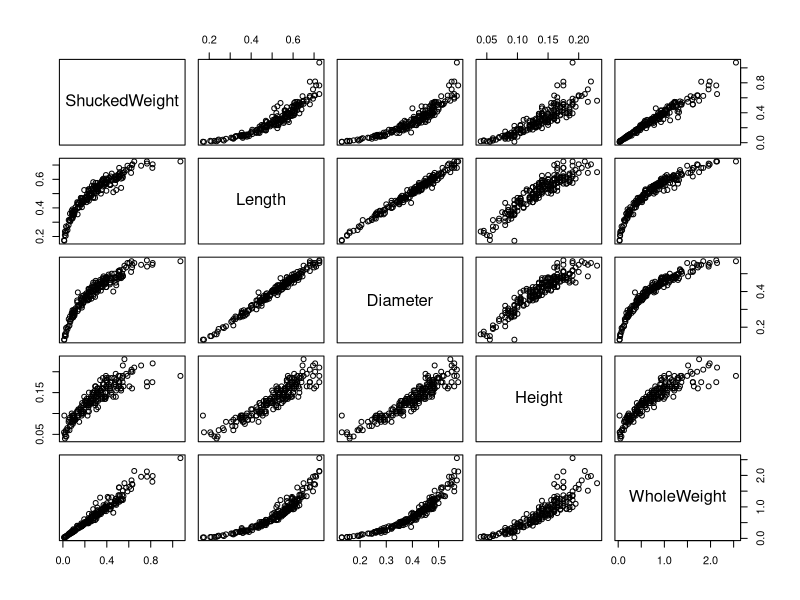
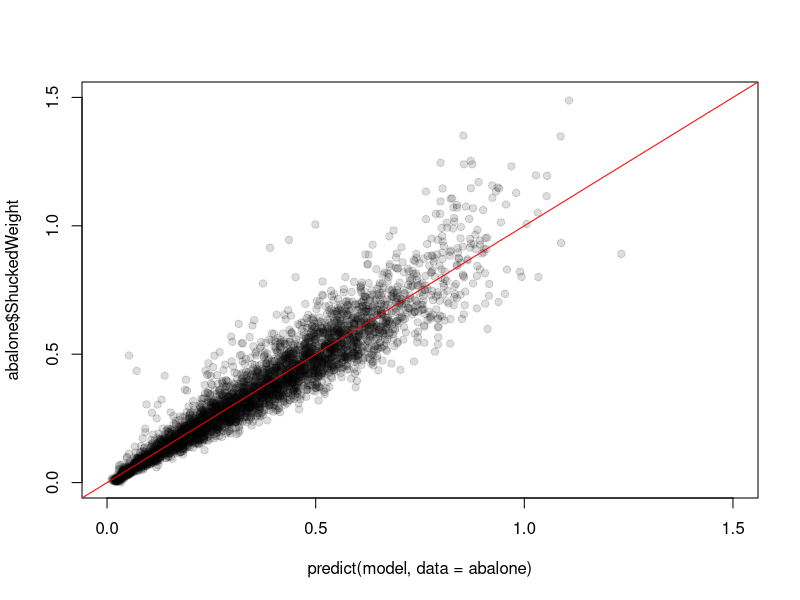

Reproduce these figures in R, in order.
# Analysis of abalone.csv
# We want to predict how much an abalone (a type of shellfish like oysters)
# would weight after being prepared for consumption (shucked weight). This
# could be a predictor of how much it would be worth on the market. Since we do
# not want to have to open it (and thus kill it) to make our prediction, we can
# only use its physical dimensions (length, diameter, height, weight, rings)

# Load data ####
abalone = read.table("abalone.csv", header=T, sep=",")

# Look at data informations ####
print(names(abalone))
print(str(abalone))
print(head(abalone))

# Plot infos about interesting variables ####
plot(abalone[1:200, c("ShuckedWeight", "Length", "Diameter", "Height", "WholeWeight")])

# Create linear model ####
# Try to explain the Shucked Weight (weight of the part that is eaten) with
# physical dimensions
abalone$Length = abalone$Length^3
abalone$Diameter = abalone$Diameter^3
abalone$Height = abalone$Height^3
model = lm(abalone$ShuckedWeight ~ abalone$Length + abalone$Diameter + abalone$Height + abalone$Rings)
print(summary(model))

# Visualize prediction ####
plot(predict(model, data=abalone), abalone$ShuckedWeight, pch=19, col="#00000022", ylim=c(0, 1.5), xlim=c(0, 1.5))

# Add 1:1 line
abline(0, 1, col="red")
